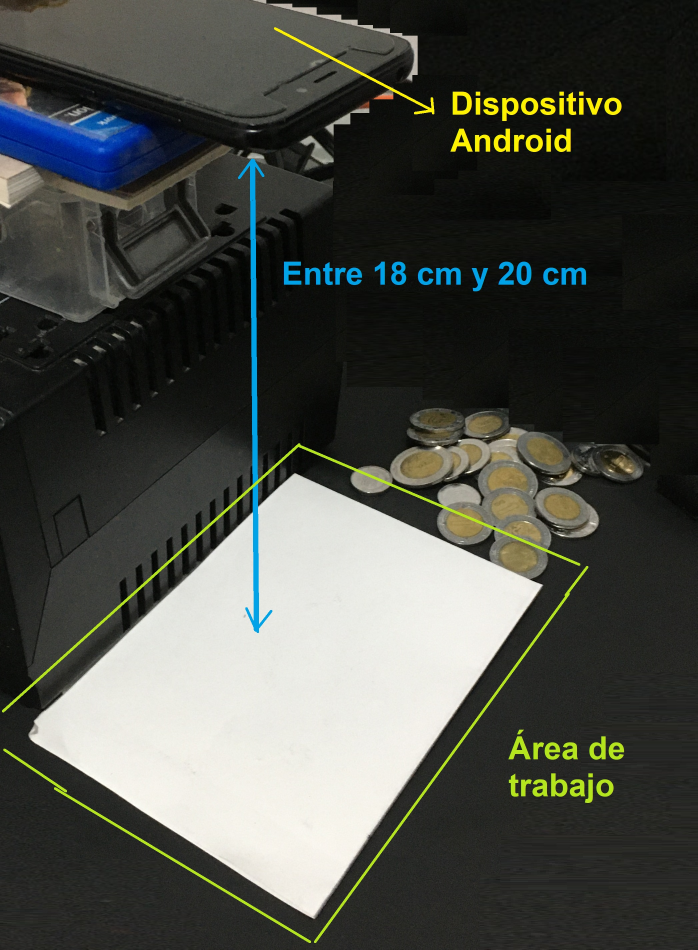
#> input picture Consideración.JPG, 2092 x 2848 px, given in place of the camera (shown at 1/3 size)
$ python Contador_Moneda_Mexicana.py
#> lines starting #> are read from the running program, lines starting #| are printed output that depends on the picture; after the words box and inside, x2 and y2 are one past the last pixel; in counts of white or black regions, pixels touching at a corner belong together
#> further down, Frame is the input picture: shape (2848, 2092, 3); mean B, G, R 71.1, 77.1, 74.6
import numpy as np
import cv2

''' ___ Función: OrdenarPuntos ___
    Esta función retornará los puntos o coordenadas del área a considerar
    como el área de trabajo.
'''
def OrdenarPuntos(puntos):
    n_puntos = np.concatenate([puntos[0],puntos[1],puntos[2],puntos[3]]).tolist()

    # ____ Ordenamiento de coordenadas ____
    y_order = sorted(n_puntos, key = lambda CoordY: CoordY[1])

    x_Superior = y_order[0:2]
    x_Superior = sorted(x_Superior, key = lambda CoordX_Sup: CoordX_Sup[0])

    x_Inferior = y_order[2:4]
    x_Inferior = sorted(x_Inferior, key = lambda CoordX_Inf: CoordX_Inf[0])

    return [x_Superior[0],x_Superior[1],x_Inferior[0],x_Inferior[1]]


''' ___Función: area_trabajo_alineamiento ___
    Esta función reaaliza lo siguiente:

    1° Detección del fondo... esto con el objetivo de enfocarse
       en detectar el fondo de la ímagen (área de teabajo)

    2° Determina si el contorno detectado es el área de trabajo
       deseado, esto lo lleva a cabo determinado el perímetro
       del contorno

    3° Crea una nueva imagen si la perspectiva de esta misma es
       diferente a lo deseado
'''
def area_trabajo_alineamiento(Img,w,h):
#> called with w = 480, h = 640
    img_alineada = None

    # ==== 1° Detectando al fondo como nuestro objeto deseado...
    #__ Conversión a Grises
    Img2 = cv2.cvtColor(Img, cv2.COLOR_BGR2GRAY)
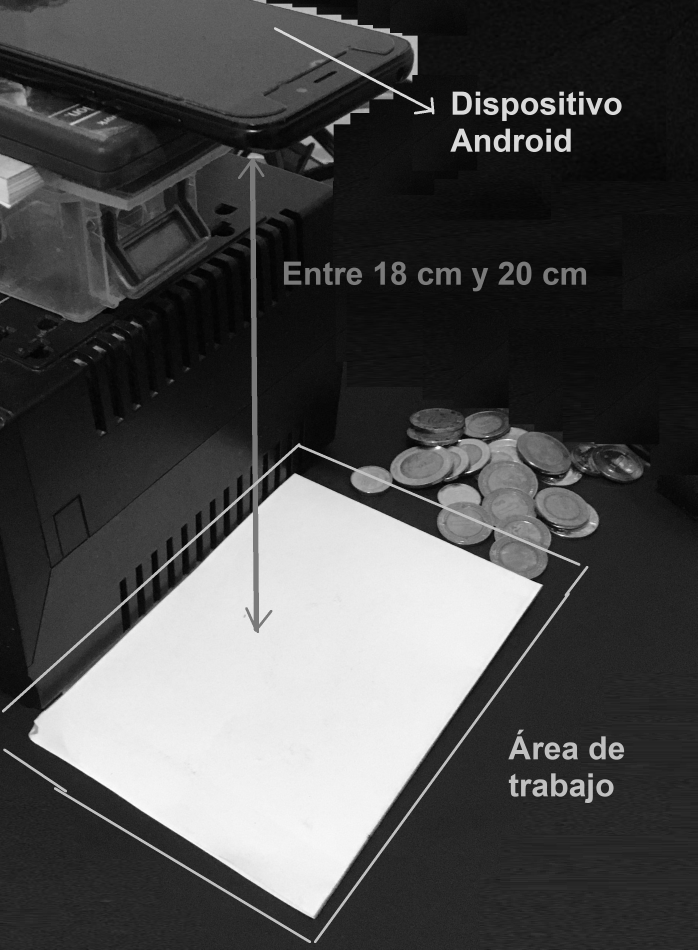
#> Img2: shape (2848, 2092) (shown at 1/3 size); min 0, max 254, mean 75.7

    #__ Umbralizando la imagen
    _, Img2 = cv2.threshold(Img2, 100, 255, cv2.THRESH_OTSU)
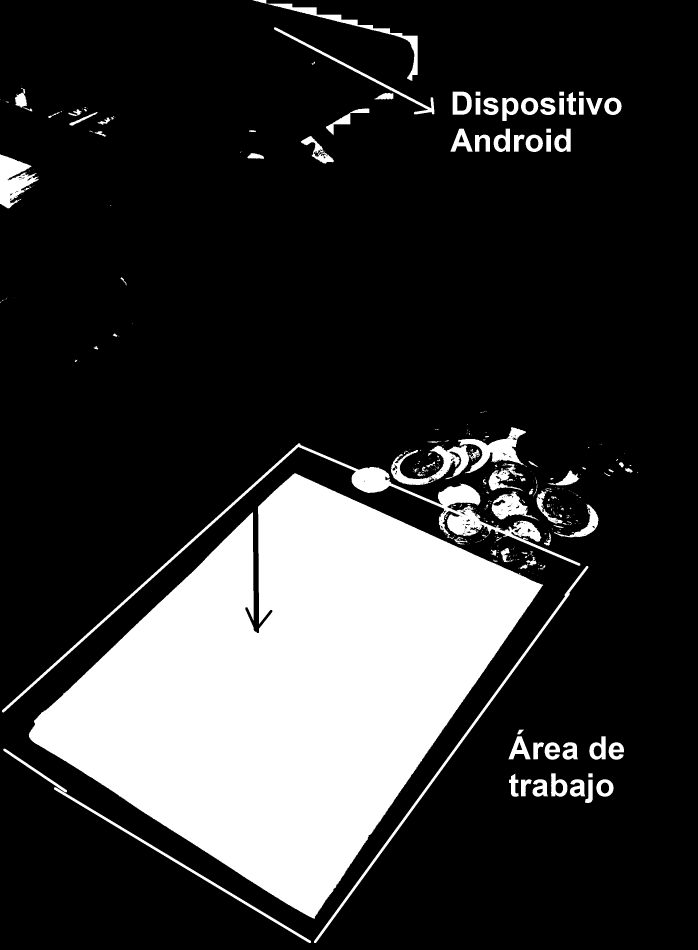
#> Img2: shape (2848, 2092) (shown at 1/3 size); 20.6% white; 467 white regions (329 under 20 px)

    #__ Detección de contornos
    Img2 = cv2.findContours(Img2, cv2.RETR_EXTERNAL, cv2.CHAIN_APPROX_SIMPLE)[0]
#> Img2 = 464 contours, 355 with area under 20; largest, box (x1, y1, x2, y2) and area: (86, 1420, 1630, 2756) 1049609, (6, 1330, 1741, 2138) 36862, (942, 1698, 1765, 2829) 10021, (0, 463, 116, 625) 9894, (1172, 1336, 1439, 1455) 9334

    # Ordenamiento de los puntos obtenidos
    Img2 = sorted(Img2, key = cv2.contourArea, reverse = True)[0:1]
#> Img2 = 1 contour; box (x1, y1, x2, y2) and area: (86, 1420, 1630, 2756) 1049609

    # ==== 2° Detectando si el contorno encontrado es el área de trabajo deseada...

    # ____ Extracción de los contornos ____
    for contorno in Img2:
            epsilon = 0.1 * cv2.arcLength(contorno, True)
            aprox = cv2.approxPolyDP(contorno, epsilon, True)

            if len(aprox) == 4:
                # ==== 3° Modificación de la imágen ante cambios de perspectiva

                # Retornando los Puntos del área a considerar como área de trabajo
                Puntos_Area_Identificada = np.float32(OrdenarPuntos(aprox))

                # Puntos del Área a considerar... (Tamaño A6, con medidas en pixeles)
                Puntos_Area_Deseada = np.float32([[0,0], [w,0], [0,h], [w,h]])

                # ___ Perspectiva - Cambio de perspectiva la imágen capturada ___
                M = cv2.getPerspectiveTransform(Puntos_Area_Identificada,Puntos_Area_Deseada)
                img_alineada = cv2.warpPerspective(Img, M, (w,h))
#> this loop made 1 pass
#> (epsilon, n_puntos in OrdenarPuntos, Puntos_Area_Identificada, Puntos_Area_Deseada) on pass 1: (555.2, [[883, 1420], [86, 2203], [943, 2755], [1629, 1755]], [[883, 1420], [1629, 1755], [86, 2203], [943, 2755]], [[0, 0], [480, 0], [0, 640], [480, 640]])
#> pass 1, in area_trabajo_alineamiento, `img_alineada = cv2.warpPerspective(Img, M, (w,h))`:
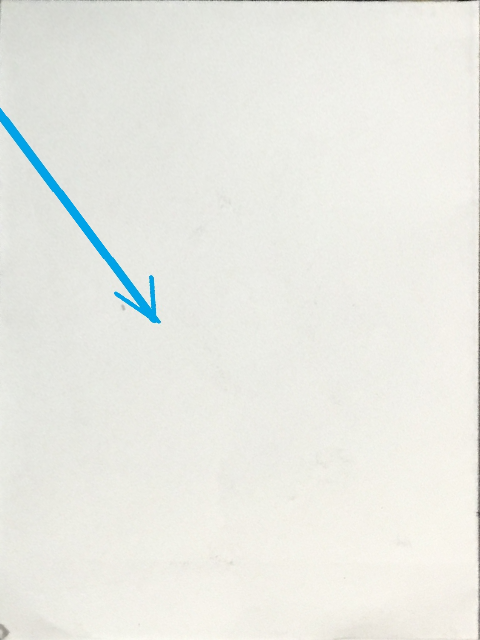
#> img_alineada: shape (640, 480, 3); mean B, G, R 228.4, 234.2, 233.2
    return img_alineada


# ____ DECLARACIÓN DE VARIABLES ____
# Variable que suma al área en Pixeles de la monedas, con el objetivo de tener un rango más amplio ante posibles errores de áreas
Rango_de_Error = 200
# Fuente para textos dibujados en la captura de la cámara
font = cv2.FONT_HERSHEY_SIMPLEX
#__ Creando una matriz de unos (Elemento Estructurante), entero sin signo...
EE = cv2.getStructuringElement(cv2.MORPH_ELLIPSE,(3,1)) #np.ones((3,5), np.uint8)

# ____ EJECUCIÓN PRINCIPAL ____
''' ____ Lectura de frames obtenidos por la cámara:
    0 - Cámara de la PC
    1 - DroidCamApp
    2 - Cámara Externa
'''
Cam = cv2.VideoCapture(0)

# Verificando si se encuentra activada la cámara...
if not Cam.isOpened():
    print('No hay camaras...')
else:
    #__ Bandera que indicará que estan procesando frames de la cámara
    CapturaFrames = True
    while CapturaFrames:
        CapturaFrames, Frame = Cam.read()

        # Si ya no hay otro frame por leer romper ciclo...
        if not CapturaFrames:
            break

        # Visualizando los frames que obtiene la cámara
        cv2.imshow('- Camara -', Frame)

        # w - Resolución de cámara
        # h - El valor obtenido
        AreaTrabajo = area_trabajo_alineamiento(Frame, 480, 640)

        # Una vez.. preparada el área de trabajo, corresponde a la identificación de las monedas...
        if AreaTrabajo is not None:
            puntos = []

            #__  Calcular brillo
            h = cv2.cvtColor(AreaTrabajo, cv2.COLOR_BGR2HSV)
#> h: shape (640, 480, 3); mean H, S, V 31, 9.9, 235.6
            brillo = h[:,:,2].mean()
#> brillo = 235.6

            # Copiando área de trabajo para mostrar resultados finales...
            AreaTrabajoOrig = AreaTrabajo.copy()

            #__ Escala de grises
            AreaTrabajo2 = cv2.cvtColor(AreaTrabajo, cv2.COLOR_BGR2GRAY)

            # Dependiendo de la intensidad del brillo obtenida este subirá su intensidad hasta 190 (promedio)
            if brillo <=190  and brillo >= 150:
                # Subiendo brillo
                AreaTrabajo2 += int(190 - brillo)

            #__ Aplicar suavizado Gaussiano - Ayuda a eliminar posible ruído en la imagen
            AreaTrabajo2 = cv2.GaussianBlur(AreaTrabajo2, (3,5), 0)

            #__ Umbralización
            # Se coloca de NEGRO el fondo, y las monedas en Blanco, ya que es el objeto a considerar (BINARIZACIÓN INVERTIDA)
            _, AreaTrabajo2 = cv2.threshold(AreaTrabajo2, 150, 255, cv2.THRESH_OTSU+cv2.THRESH_BINARY_INV)
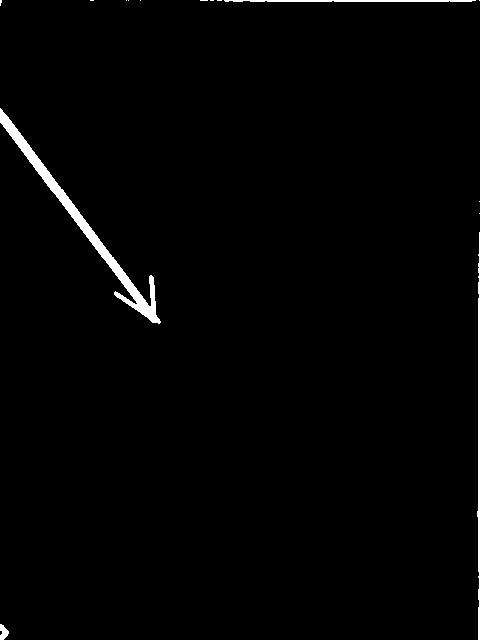
#> AreaTrabajo2: shape (640, 480); 1.3% white; 15 white regions (11 under 20 px)

            #___ Morfología de Cierre... Eliminación del ruido dentro del objeto...
            AreaTrabajo2 = cv2.morphologyEx(AreaTrabajo2, cv2.MORPH_CLOSE, EE, iterations = 2)

            #__ Detección de contornos
            AreaTrabajo2 = cv2.findContours(AreaTrabajo2, cv2.RETR_EXTERNAL, cv2.CHAIN_APPROX_SIMPLE)[0]
#> AreaTrabajo2 = 15 contours, 11 with area under 20; largest, box (x1, y1, x2, y2) and area: (0, 108, 161, 324) 2436, (477, 232, 480, 640) 350, (224, 0, 476, 2) 231, (0, 624, 9, 640) 75

            # Para almacenamiento del valor de las monedas, detectadas...
            Moneda1, Moneda2, Moneda5, Moneda10, Moneda50C = 0.0, 0.0, 0.0, 0.0, 0.0

            # Procesando los contornos (Monedas) obtenidas en el área de trabajo
            for contorno in AreaTrabajo2:

                # 1° - Determinando el área de las monedas...
                # (Consultar: CalculoAreaTrabajo_y_AreaDeMonedas.xls)
                area = cv2.contourArea(contorno)
                if area != 0:
                    # 2° - Detección de momentos en contorno

                    Momentos = cv2.moments(contorno)

                    # __ Derterminando el centroide el contorno detectado (Moneda)
                    x = int(Momentos['m10'] / Momentos['m00'])
                    y = int(Momentos['m01'] / Momentos['m00'])

                    '''
                    ____ 3° - DETERMINANDO EL VALOR DE LA MONEDA (OBJETO IDENTIFICADO) ____
                        (Consultar: CalculoAreaTrabajo_y_AreaDeMonedas.xls)

                        De acuerdo a la siguiente tabla son obtenidas las áreas de las monedas a detectar...

                        Valor de la moneda  | Medida(mm) |  Radio(mm) |  Área(mm^2) |  Area (px)
                        Moneda de 1 peso    |     21     |     10.5   |   346.4     |  7576.64
                        Moneda de 2 pesos   |     23     |     11.5   |   415.5     |  9088.53
                        Moneda de 5 pesos   |     25     |     12.5   |   490.9     |  10737.87
                        Moneda de 10 pesos  |     28     |      14    |   615.8     |  13469.58
                    '''
                    if area < (13469+Rango_de_Error) and area > (10737+Rango_de_Error):
                        # Por la medida de su área en pixeles puede ser la Moneda de 10 pesos
                        Moneda10 += 10.0
                        cv2.putText(AreaTrabajoOrig,'$10.00',(x,y),font,0.6, (0,0,0),2)
                        cv2.circle(AreaTrabajoOrig,(x,y),5,(0,255,0),-1)
                    elif area < (10737+Rango_de_Error) and area > (9088+Rango_de_Error):
                        # Por la medida de su área en pixeles puede ser la Moneda de 5 pesos
                        Moneda5 += 5.0
                        cv2.putText(AreaTrabajoOrig,'$5.00',(x,y),font,0.6, (0,0,0),2)
                        cv2.circle(AreaTrabajoOrig,(x,y),5,(0,255,0),-1)
                    elif area < (9088+200) and area > (7576+200):
                        # Por la medida de su área en pixeles puede ser la Moneda de 2 pesos
                        Moneda2 += 2.0
                        cv2.putText(AreaTrabajoOrig,'$2.00',(x,y),font,0.6, (0,0,0),2)
                        cv2.circle(AreaTrabajoOrig,(x,y),5,(0,255,0),-1)
                    elif area < (7576+200) and area > (4965+200):
                        # Por la medida de su área en pixeles puede ser la Moneda de 1 peso
                        Moneda1 += 1.0
                        cv2.putText(AreaTrabajoOrig,'$1.00',(x,y),font,0.6, (0,0,0),2)
                        cv2.circle(AreaTrabajoOrig,(x,y),5,(0,255,0),-1)
                    elif area < (4965+200) and area > (2365+200):
                        # Por la medida de su área en pixeles puede ser la Moneda de 50 centavos
                        Moneda50C += 0.5
                        cv2.putText(AreaTrabajoOrig,'$0.50',(x,y),font,0.6, (0,0,0),2)
                        cv2.circle(AreaTrabajoOrig,(x,y),5,(0,255,0),-1)
#> this loop made 15 passes
#> (area, x, y) on passes 1, 2, 5, 7: (75, 3, 632), (350.5, 478, 447), (2436, 83, 225), (231, 353, 0)
#> after the loop, Moneda1 = 0; Moneda10 = 0; Moneda2 = 0; Moneda5 = 0; Moneda50C = 0

            # Cantidad de dinero detectado por la cámara...
            Dinero = Moneda10 + Moneda5 + Moneda2 + Moneda1 + Moneda50C
#> Dinero = 0
            cv2.putText(AreaTrabajoOrig, f' Dinero: $ {Dinero}0 MXN' ,(0,20),font,0.6, (0,0,0),2)
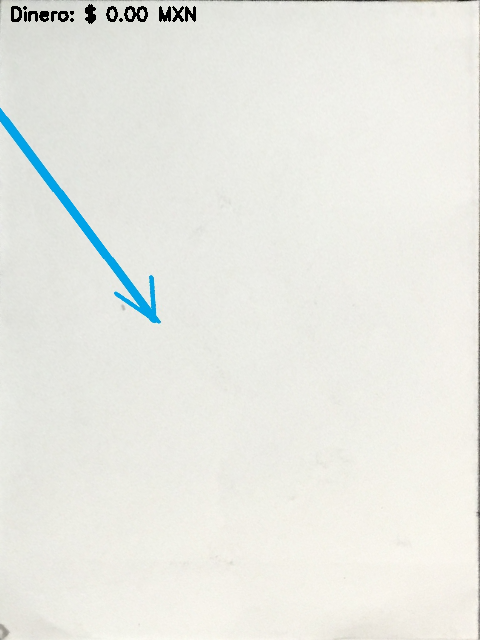
#> AreaTrabajoOrig: shape (640, 480, 3); 0.42% of pixels changed, all inside (x1, y1, x2, y2) = (11, 4, 196, 24)

            Resultados = cv2.hconcat([AreaTrabajo, AreaTrabajoOrig])
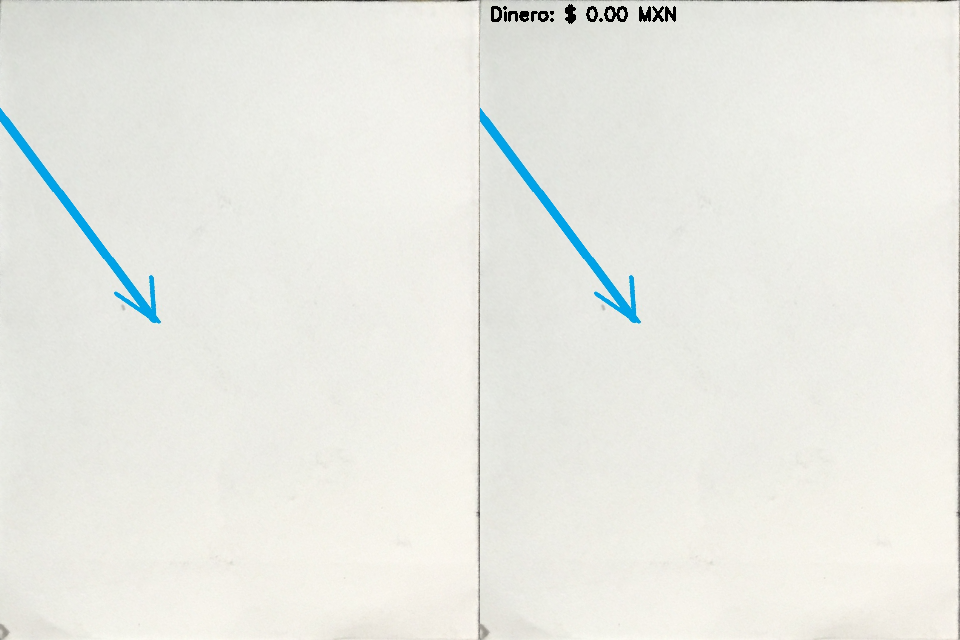
#> Resultados: shape (640, 960, 3); mean B, G, R 228, 233.8, 232.7
            cv2.imshow(f'--- Deteccion de Monedas --- ',Resultados)

        #__ Finaliza la captura de la imágenes por la cámara al presionar la tecla X
        if cv2.waitKey(1) == ord('x') or cv2.waitKey(1) == ord('X'):
#> (key x is pressed here)
            print('Finalizando captura de imagen de la Cámara...')
            break

#__ Desactivando la cámara
Cam.release()

#__ Destruyendo todas las posibles ventanas emergentes de cv2
cv2.destroyAllWindows()

$ run again, on Prueba_De_Ejecución1.jpg
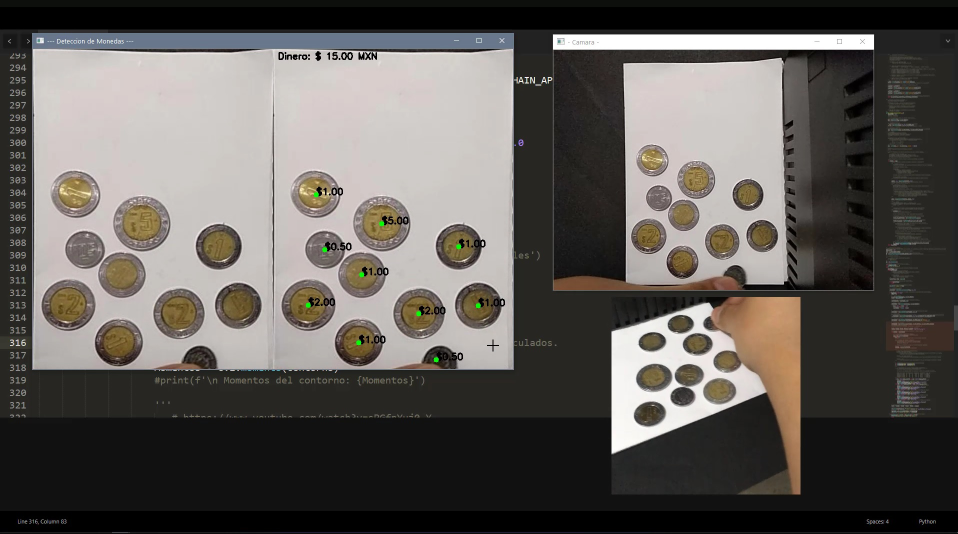
#> input picture Prueba_De_Ejecución1.jpg, 1916 x 1068 px, given in place of the camera (shown at 1/2 size)
#> Frame is the input picture: shape (1068, 1916, 3); mean B, G, R 87.9, 91.8, 95.8
#> in area_trabajo_alineamiento, `Img2 = cv2.findContours(Img2, cv2.RETR_EXTERNAL, cv2.CHAIN_APPROX_SIMP..`: Img2 = 749 contours, 677 with area under 20; largest, box (x1, y1, x2, y2) and area: (64, 66, 1035, 746) 648410, (1106, 69, 1748, 581) 327551, (1223, 594, 1601, 989) 87422, (1037, 279, 1047, 292) 86, (42, 279, 52, 292) 86
#> in area_trabajo_alineamiento, `Img2 = sorted(Img2, key = cv2.contourArea, reverse = True)[0:1]`: Img2 = 1 contour; box (x1, y1, x2, y2) and area: (64, 66, 1035, 746) 648410
#> the loop in area_trabajo_alineamiento, `for contorno in Img2:` made 1 pass
#> (epsilon, n_puntos in OrdenarPuntos, Puntos_Area_Identificada, Puntos_Area_Deseada) on pass 1: (342.5, [[64, 66], [64, 739], [1027, 739], [1027, 66]], [[64, 66], [1027, 66], [64, 739], [1027, 739]], [[0, 0], [480, 0], [0, 640], [480, 640]])
#> h: shape (640, 480, 3); mean H, S, V 22.1, 28.5, 179.1
#> brillo = 179.1
#> `AreaTrabajo2 = cv2.findContours(AreaTrabajo2, cv2.RETR_EXTERNAL, cv2.C..`: AreaTrabajo2 = 38 contours, 10 with area under 20; largest, box (x1, y1, x2, y2) and area: (0, 0, 480, 51) 16170, (321, 311, 378, 416) 4544, (82, 311, 138, 416) 4498, (249, 470, 303, 567) 4038, (10, 470, 64, 567) 4029
#> the loop `for contorno in AreaTrabajo2:` made 38 passes
#> (area, x, y, Moneda50C) on passes 5, 6, 8, 9, 10, 11, 12, 13: (3393.5, 325, 588, 0.5), (3341, 86, 588, 1), (3791.5, 385, 533, 1.5), (3770, 146, 533, 2), (3192.5, 445, 518, 2.5), (3128, 205, 518, 3), (4038, 275, 517, 3.5), (4029, 36, 517, 4)
#> after the loop `for contorno in AreaTrabajo2:`:
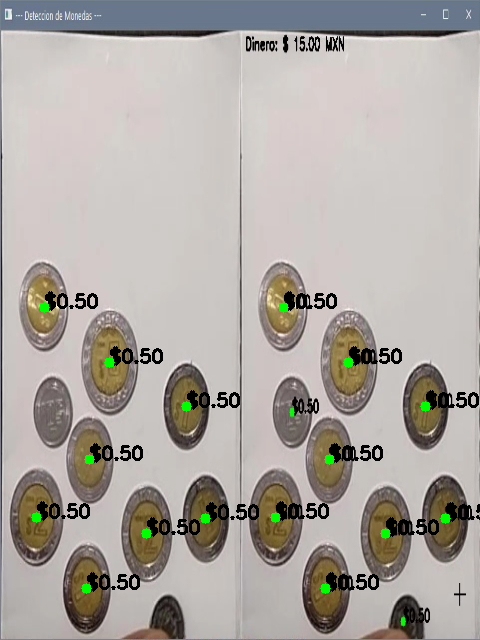
#> AreaTrabajoOrig: shape (640, 480, 3); mean B, G, R 162.6, 168.3, 173.5
#> after the loop `for contorno in AreaTrabajo2:`: Moneda1 = 0; Moneda50C = 8
#> `Resultados = cv2.hconcat([AreaTrabajo, AreaTrabajoOrig])`:
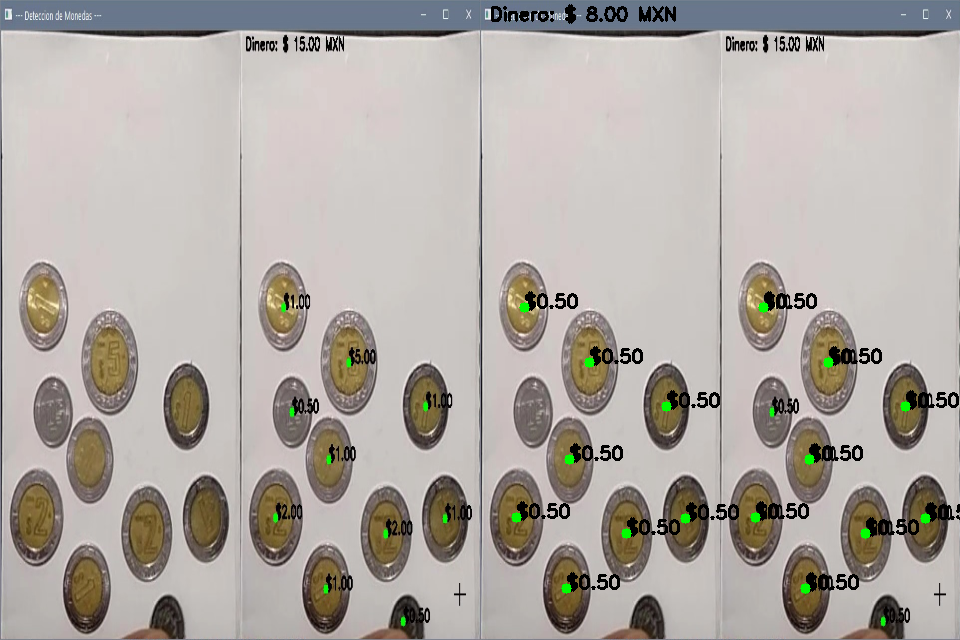
#> Resultados: shape (640, 960, 3); mean B, G, R 163.8, 169.3, 175.1
